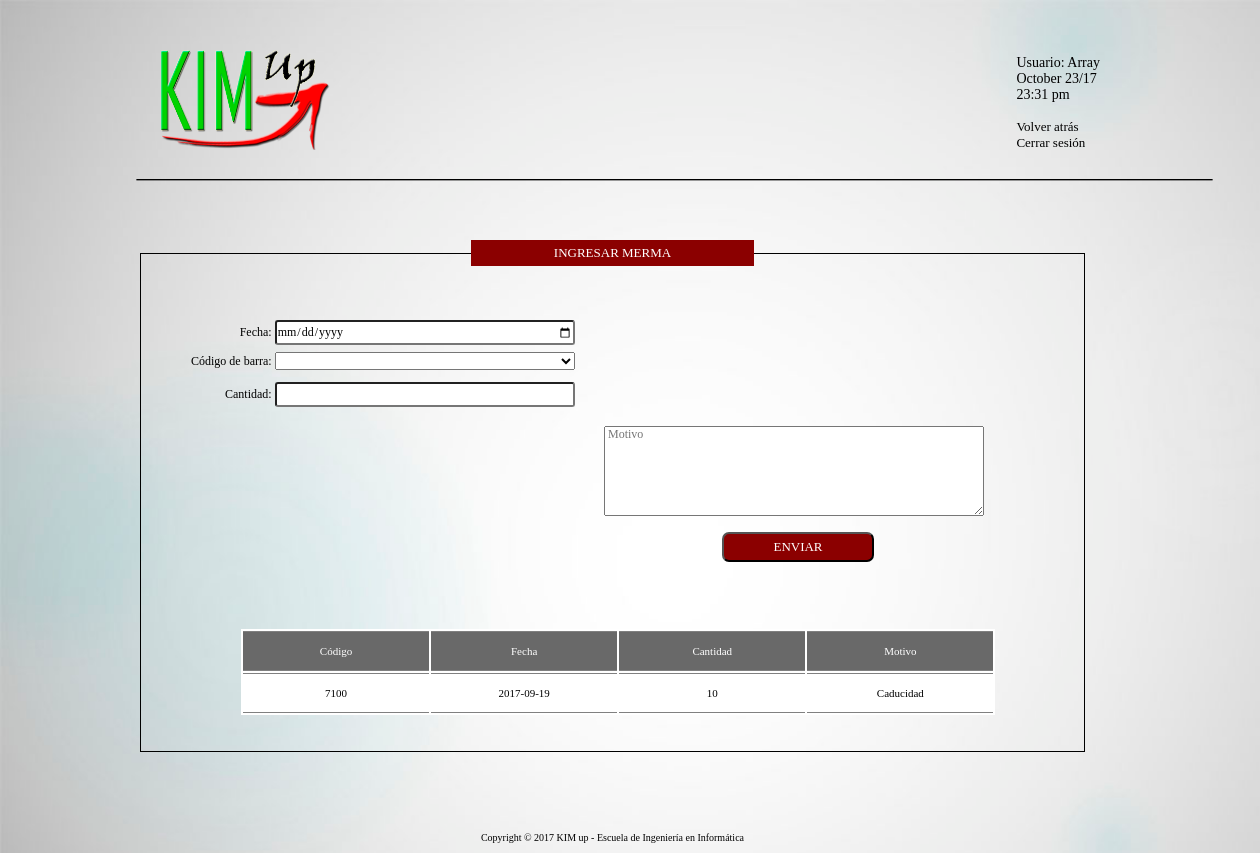
/Mermas.php (signed in), run on the app's committed database.
### tables this page shows
CREATE TABLE `mermas` (
  `codigo` int(20) UNSIGNED NOT NULL,
  `fecha` date NOT NULL,
  `cantidad_mermas` int(50) NOT NULL,
  `motivo` varchar(500) NOT NULL,
  `id` int(11) NOT NULL
);

### Mermas.php (the view, shortened to what this page needs)
<!DOCTYPE html>
<html>
	<head>
        <link rel="stylesheet" href="General.css" type="text/css" media="screen">
        <link rel="stylesheet" href="Css.css" type="text/css" media="screen">
    </head>
    <body>
       	<section>
              <img src="img/logo.png" alt="">
              <p>
                  <?php $fecha_actual = date('F d/y',time()-21600);
                        $hora = date('H:i a',time()-21600);
                        echo "Usuario: ".$_SESSION['nombre']." <br>
                        $fecha_actual <br>
                        $hora <br><br>
                        <a id = 'Volver' href = 'index_sala.php'> Volver atrás </a><br>
                        <a href = 'login-salir.php'> Cerrar sesión </a>"
                  ?>
              </p>
              <img id = "Horizontal" src="img/linea-h.png" alt="">
              <article id="mermas">
                    <form action="Mermas.php" method="POST" enctype="multipart/form-data">
                      <fieldset id = "productos">
				          <legend>INGRESAR MERMA</legend><br><br><br>
                              <div id = "uno">
                                  <div>Fecha: <input name="fecha" type="date" required="required" /></div>
                                  <div>Código de barra:
                                      <select name="codigo">
                                          <option value=""></option>
                                            <?php
                                                $sql = "SELECT * FROM productos ORDER BY codigo ASC";
                                                $res = mysql_query($sql);
                                                while ($row = mysql_fetch_array($res))
                                                {
                                                    echo "<option value='".$row[1]."'> ".$row[1]."</option>";
                                                }
                                            ?>
                                      </select><br><br>
                                  </div>
                                  <div>Cantidad: <input type="number" name="cant" required="required" maxlength="50" /></div><br>
                              </div>
                              <div id = "dosm">
                                  <div><textarea type="text" rows="5" placeholder= " Motivo" name="motivo" required="required" maxlength="50"></textarea><br></div><br>
                                  <div><input type="submit" name="submit" value="ENVIAR" /><br><br><br><br><br></div>
                              </div>
                             <?php
                                $sql = "SELECT * FROM mermas";
                                $result = mysql_query($sql);
                                echo "<table class='Inventario'>";
                                    echo "<tr id='invh'>
                                                <td>Código</td>
                                                <td>Fecha</td>
                                                <td>Cantidad</td>
                                                <td>Motivo</td>
                                          </tr><br>";
                                    while ($row = mysql_fetch_row($result))
                                    {
                                        echo "<tr>
                                                    <td>$row[0]</td>
                                                    <td>$row[1]</td>
                                                    <td>$row[2]</td>
                                                    <td>$row[3]</td>
                                            </tr> \n";
                                    }
                                echo "</table><br><br>";
                            ?>
                     </fieldset>
                     <footer>Copyright © 2017 KIM up - Escuela de Ingeniería en Informática</footer>
				  </form>
              </article>
       	</section>
   </body>
</html>

### General.css (style rules this page uses)
* { margin: 0; padding: 0; box-sizing: border-box; font-family: "Agency fb"; font-size: 16px; }
body { background-image: url("img/Fondo.jpg"); background-size: cover; background-attachment: fixed; }
form { float: right; margin: 180px 300px 0 0; }
input { width: 300px; height: 25px; border-radius: 3px; margin-bottom: 10px; }
p { text-align: center; font-size: 20px; }
section img { height: 100px; width: 180px; margin: 50px 0 0 150px; }
section p { float: right; margin: 55px 160px 0 0; text-align: left; font-family: "Consolas"; font-size: 14px; }
section a { text-decoration: none; color: black; font-family: "Consolas"; font-size: 13px; }
#Horizontal { margin: 20px 0 0 100px; width: 1150px; height: 12px; align-self: center; }
footer { width: 100%; text-align: center; margin: 80px 0 10px 0; font-family: "Verdana"; font-size: 10px; }

### Css.css (style rules this page uses)
article form { margin: 50px 175px 0 0; width: 75%; }
article fieldset { border: 1px solid; text-align: center; margin-top: -40px; }
article fieldset #uno { float: left; }
article fieldset legend { width: 30%; color: white; background-color: darkred; text-align: center; padding: 5px; font-family: "Consolas"; font-size: 13px; }
article div { text-align: right; font-family: "Consolas"; font-size: 12px; margin: 0px 20px -3px 25px; }
article input, textarea, select { width: 300px; font-family: "Consolas"; font-size: 12px; }
article input[type="submit"] { width: 40%; height: 30px; padding: 4px; color: white; background-color: darkred; border-radius: 7px; font-family: "Consolas"; font-size: 13px; margin-right: 70px; }
#analisis tr, td { width: 10%; height: 40px; border: 1px solid gray; border-left: hidden; border-right: hidden; font-family: "Verdana"; font-size: 11px; }
article #productos { border: 1px solid; text-align: center; margin: 0 0 0 0; }
article #dosm { float: right; margin: 0 80px 0 0; }
article #dosm textarea { width: 380px; height: 90px; }
#Inventario tr, td { width: 10%; height: 40px; border: 1px solid gray; border-left: hidden; border-right: hidden; font-family: "Verdana"; font-size: 11px; }
#mermas .Inventario { width: 80%; margin: 0 0 0 100px; background-color: white; }
#mermas #invh { background-color: dimgrey; color: white; }
#mermas input[type="submit"] { width: 40%; height: 30px; padding: 4px; color: white; background-color: darkred; border-radius: 7px; font-family: "Consolas"; font-size: 13px; margin-right: 110px; }

### data on the page
mermas: codigo "7100", fecha "2017-09-19", cantidad_mermas "10", motivo "Caducidad"

### other printed values
$_SESSION['nombre'] "Array"
